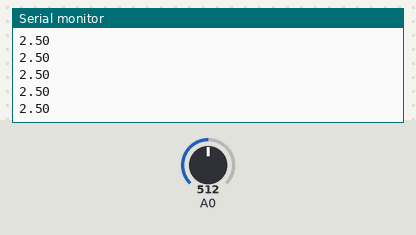
Recording of a sketch running on a simulated Arduino Uno, built with avr-gcc and run on an emulated ATmega328P. On the bench: the last lines printed to the serial monitor. The inputs (shaded band) are chosen by the test bench; at power-on: A0 = 512.

Above: at 1.2 s.
1.3 s: A0 set to 716
At 2.0 s:
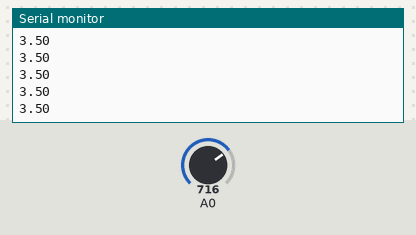
2.8 s: A0 set to 900
At 3.8 s:
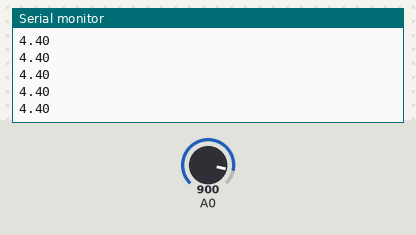
Timing chart, 0 to 5.8 s (numbered marks = the images above; inputs shaded):
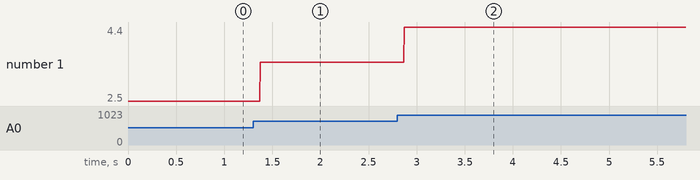

Measured:
- after the input at 1.3 s, the serial monitor: prints a new line after 0.07 s (image 1)
- after the input at 2.8 s, the serial monitor: prints a new line after 0.07 s (image 2)
- plotted number 1: 2.5 → 3.5 after the input at 1.3 s, 3.5 → 4.4 after the input at 2.8 s

The sketch:

ESDI_6.1.ino
```cpp
/****************************************************************************
 * Title  : Using Trim Pot of 5K set the voltage range between 0 V to 5V.   *
 *          Monitor value of voltage & transmit it serially.                *
 * Date   : 03/09/2017                                                      *
 * Author : Harsh Patel                                                     *
 * ID No  : 15it077                                                         *
 * E-mail : 15it077@charusat.edu.in                                         *
 ****************************************************************************/
float vout;
void setup() {
  pinMode(A0,INPUT);
  Serial.begin(9600);
}

void loop() {
  // modify range from 0-1023 to 0-5
  vout = (analogRead(A0) / 1023.0) * 5.0;
  Serial.println(vout);

}
```
